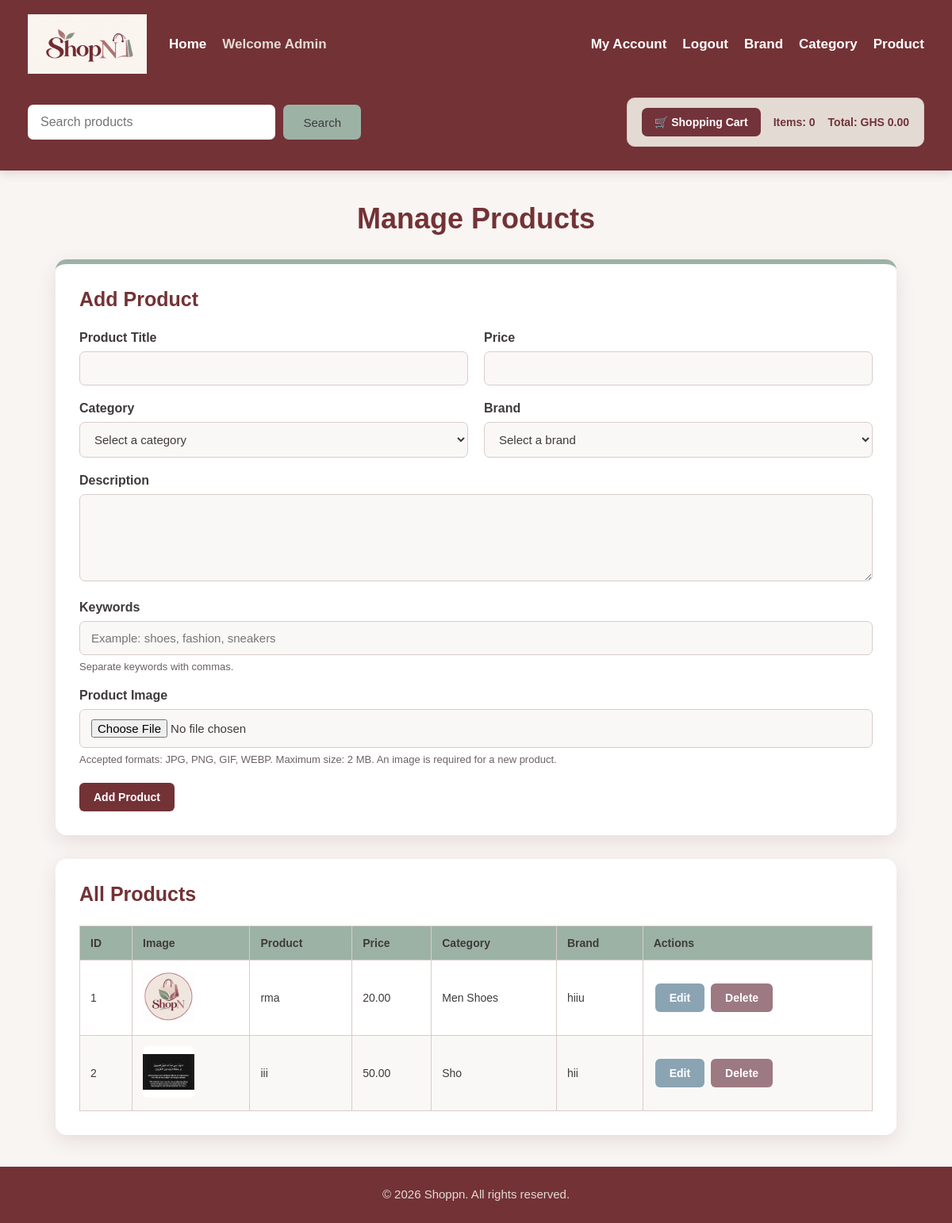
Screenshot of /views/admin/product.php (signed in) with the database file from the repository.
### tables this page shows
CREATE TABLE `products` (
  `product_id` int(11) NOT NULL,
  `product_cat` int(11) NOT NULL,
  `product_brand` int(11) NOT NULL,
  `product_title` varchar(100) NOT NULL,
  `product_price` decimal(10,2) NOT NULL,
  `product_desc` text NOT NULL,
  `product_image` varchar(255) NOT NULL,
  `product_keywords` varchar(255) NOT NULL
);

CREATE TABLE `categories` (
  `cat_id` int(11) NOT NULL,
  `cat_name` varchar(100) NOT NULL
);

CREATE TABLE `brands` (
  `brand_id` int(11) NOT NULL,
  `brand_title` varchar(100) NOT NULL
);

### core/db_class.php (called while the page is built, shortened)
<?php
class Database
{
    public function __construct()
    {
        $this->conn = new mysqli(
            DB_HOST,
            DB_USER,
            DB_PASS,
            DB_NAME
        );
    }
}

### controllers/ProductController.php (called while the page is built, shortened)
<?php
require_once __DIR__ . '/../classes/ProductClass.php';
class ProductController
{
    private $productModel;
    public function __construct()
    {
        $this->productModel = new ProductClass();
    }
    public function getAllProducts()
    {
        return $this->productModel->getAllProducts();
    }
}
?>

### classes/ProductClass.php (called while the page is built, shortened)
<?php
require_once __DIR__ . '/../core/db_class.php';
class ProductClass extends Database
{
    public function getAllProducts()
    {
        $sql = "SELECT
                    p.*,
                    c.cat_name,
                    b.brand_title
                FROM products p
                LEFT JOIN categories c
                    ON p.product_cat = c.cat_id
                LEFT JOIN brands b
                    ON p.product_brand = b.brand_id
                ORDER BY p.product_id ASC";
        $result = $this->conn->query($sql);
        $products = [];
        while ($row = $result->fetch_assoc()) {
            $products[] = $row;
        }
        return $products;
    }
}
?>

### views/admin/product.php (the view, shortened to what this page needs)
<?php
require_once __DIR__ . '/../../controllers/ProductController.php';
$productController = new ProductController();
$products = $productController->getAllProducts();
$editMode = false;
$editProduct = null;
?>
<?php require_once __DIR__ . '/../layout/header.php'; ?>
<div class="product-admin">
    <h1 class="page-title">Manage Products</h1>
    <div class="product-form-card">
        <h2>
            <?= $editMode ? 'Edit Product' : 'Add Product' ?>
        </h2>
        <form
            action="<?= $editMode
                ? '../../actions/update_product_action.php'
                : '../../actions/add_product_action.php' ?>"
            method="POST"
            enctype="multipart/form-data"
        >
            <div class="product-form-grid">
                <div class="product-field">
                    <label for="product_title">Product Title</label>
                    <input
                        type="text"
                        id="product_title"
                        name="product_title"
                        value="<?= htmlspecialchars($editProduct['product_title'] ?? '') ?>"
                        maxlength="255"
                        required
                    >
                </div>
                <div class="product-field">
                    <label for="product_price">Price</label>
                    <input
                        type="number"
                        id="product_price"
                        name="product_price"
                        min="0"
                        step="0.01"
                        value="<?= htmlspecialchars((string)($editProduct['product_price'] ?? '')) ?>"
                        required
                    >
                </div>
                <div class="product-field">
                    <label for="product_cat">Category</label>
                    <select
                        id="product_cat"
                        name="product_cat"
                        required
                    >
                        <option value="">Select a category</option>
                    </select>
                </div>
                <div class="product-field">
                    <label for="product_brand">Brand</label>
                    <select
                        id="product_brand"
                        name="product_brand"
                        required
                    >
                        <option value="">Select a brand</option>
                    </select>
                </div>
                <div class="product-field full-width">
                    <label for="product_desc">Description</label>
                    <textarea
                        id="product_desc"
                        name="product_desc"
                        required
                    ><?= htmlspecialchars($editProduct['product_desc'] ?? '') ?></textarea>
                </div>
                <div class="product-field full-width">
                    <label for="product_keywords">Keywords</label>
                    <input
                        type="text"
                        id="product_keywords"
                        name="product_keywords"
                        value="<?= htmlspecialchars($editProduct['product_keywords'] ?? '') ?>"
                        placeholder="Example: shoes, fashion, sneakers"
                        required
                    >
                    <small class="product-help">
                        Separate keywords with commas.
                    </small>
                </div>
                <div class="product-field full-width">
                    <label for="product_image">Product Image</label>
                    <input
                        type="file"
                        id="product_image"
                        name="product_image"
                        accept="image/jpeg,image/png,image/gif,image/webp"
                        <?= $editMode ? '' : 'required' ?>
                    >
                    <small class="product-help">
                        Accepted formats: JPG, PNG, GIF, WEBP. Maximum size: 2 MB.
                        <?= $editMode
                            ? 'Leave empty to keep the current image.'
                            : 'An image is required for a new product.' ?>
                    </small>
                </div>
            </div>
            <button
                type="submit"
                class="product-primary-button"
            >
                <?= $editMode ? 'Update Product' : 'Add Product' ?>
            </button>
        </form>
    </div>
    <div class="product-table-card">
        <h2>All Products</h2>
        <?php if (!empty($products)): ?>
            <div class="product-table-wrapper">
                <table class="product-table">
                    <thead>
                        <tr>
                            <th>ID</th>
                            <th>Image</th>
                            <th>Product</th>
                            <th>Price</th>
                            <th>Category</th>
                            <th>Brand</th>
                            <th>Actions</th>
                        </tr>
                    </thead>
                    <tbody>
                        <?php foreach ($products as $index => $product): ?>
                            <tr>
                                <td><?= $index + 1 ?></td>
                                <td>
                                    <?php if (!empty($product['product_image'])): ?>
                                        <img
                                            class="product-table-image"
                                            src="../../images/products/<?= rawurlencode(basename($product['product_image'])) ?>"
                                            alt="<?= htmlspecialchars($product['product_title']) ?>"
                                        >
                                    <?php else: ?>
                                        No image
                                    <?php endif; ?>
                                </td>
                                <td>
                                    <?= htmlspecialchars($product['product_title']) ?>
                                </td>
                                <td>
                                    <?= htmlspecialchars((string)$product['product_price']) ?>
                                </td>
                                <td>
                                    <?= htmlspecialchars($product['cat_name'] ?? 'Unknown') ?>
                                </td>
                                <td>
                                    <?= htmlspecialchars($product['brand_title'] ?? 'Unknown') ?>
                                </td>
                                <td>
                                    <a
                                        class="product-edit-button"
                                        href="product.php?edit_id=<?= (int)$product['product_id'] ?>"
                                    >
                                        Edit
                                    </a>
                                    <form
                                        class="product-delete-form"
                                        action="../../actions/delete_product_action.php"
                                        method="POST"
                                        onsubmit="return confirm('Are you sure you want to delete this product?');"
                                    >
                                        <button
                                            type="submit"
                                            class="product-delete-button"
                                        >
                                            Delete
                                        </button>
                                    </form>
                                </td>
                            </tr>
                        <?php endforeach; ?>
                    </tbody>
                </table>
            </div>
        <?php else: ?>
            <div class="product-empty">
                No products have been added yet.
            </div>
        <?php endif; ?>
    </div>
</div>
<?php require_once __DIR__ . '/../layout/footer.php'; ?>

### css/style.css (style rules this page uses)
:root { --cream: #E3DBD3; --sage: #9CB2A5; --blue-gray: #8BA4B3; --lavender: #C8B7C9; --dusty-rose: #9D7982; --burgundy: #733236; --white: #ffffff; --dark: #3f3a3b; --light-bg: #f8f5f3; --border: #d8ccca; }
* { box-sizing: border-box; }
html { min-height: 100%; }
body { margin: 0; padding: 0; font-family: Arial, Helvetica, sans-serif; background-color: var(--light-bg); color: var(--dark); }
label { display: block; margin-bottom: 8px; color: var(--burgundy); font-size: 16px; font-weight: bold; }
input, select { width: 100%; max-width: none; padding: 13px 14px; border: 1px solid var(--border); border-radius: 7px; background-color: var(--white); color: var(--dark); font-size: 15px; }
button { padding: 12px 22px; border: none; border-radius: 7px; background-color: var(--burgundy); color: var(--white); font-size: 15px; cursor: pointer; transition: 0.2s; }
a { color: var(--burgundy); }

### views/admin/product.php (style rules this page uses)
.product-admin { width: 100%; max-width: 1100px; margin: 40px auto; padding: 0 20px; font-family: Arial, Helvetica, sans-serif; box-sizing: border-box; }
.product-admin .page-title { margin: 0 0 30px; color: #733236; font-size: 36px; font-weight: bold; text-align: center; }
.product-form-card, .product-table-card { padding: 30px; margin-bottom: 30px; border-radius: 14px; background-color: #ffffff; box-shadow: 0 8px 25px rgba(115, 50, 54, 0.12); }
.product-form-card { border-top: 6px solid #9CB2A5; }
.product-form-card h2, .product-table-card h2 { margin: 0 0 25px; color: #733236; font-size: 25px; }
.product-form-grid { display: grid; grid-template-columns: 1fr 1fr; gap: 20px; }
.product-field { min-width: 0; }
.product-field.full-width { grid-column: 1 / -1; }
.product-field label { display: block; margin-bottom: 8px; color: #3f3a3b; font-weight: bold; }
.product-field input, .product-field select, .product-field textarea { width: 100%; padding: 12px 14px; border: 1px solid #d8ccca; border-radius: 7px; background-color: #faf8f7; color: #3f3a3b; font-size: 15px; box-sizing: border-box; }
.product-field textarea { min-height: 110px; resize: vertical; }
.product-help { display: block; margin-top: 7px; color: #6b6262; font-size: 13px; }
.product-primary-button, .product-cancel-button, .product-edit-button, .product-delete-button { display: inline-block; padding: 10px 18px; border: none; border-radius: 6px; font-size: 14px; font-weight: bold; text-decoration: none; cursor: pointer; }
.product-primary-button { margin-top: 22px; background-color: #733236; color: #ffffff; }
.product-edit-button { background-color: #8BA4B3; color: #ffffff; margin: 2px; }
.product-delete-button { background-color: #9D7982; color: #ffffff; margin: 2px; }
.product-table-wrapper { width: 100%; overflow-x: auto; }
.product-table { width: 100%; border-collapse: collapse; background-color: #ffffff; }
.product-table thead { background-color: #9CB2A5; }
.product-table th, .product-table td { padding: 13px; border: 1px solid #d8ccca; color: #3f3a3b; text-align: left; vertical-align: middle; }
.product-table th { font-size: 14px; }
.product-table td { font-size: 14px; }
.product-table tbody tr:nth-child(even) { background-color: #faf8f7; }
.product-table-image { width: 65px; height: 65px; object-fit: contain; border-radius: 6px; background-color: #ffffff; }
.product-delete-form { display: inline; }

### rows the page displays
products: product_image (picture), product_title "rma", product_price "20.00", categories.cat_name "Men Shoes", brands.brand_title "hiiu"
products: product_image (picture), product_title "iii", product_price "50.00", categories.cat_name "Sho", brands.brand_title "hii"

### other values shown
$_SESSION['customer_name'] "Admin"
$cartCount "0"
$cartTotal "0.00"
